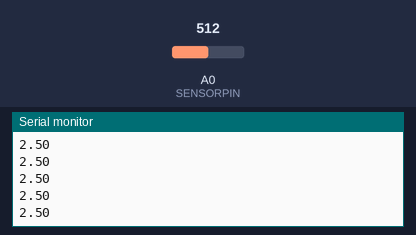
This sketch was run on a simulated Arduino Uno, built with avr-gcc and run on an emulated ATmega328P. Shown: the last lines printed to the serial monitor. The test bench sets the inputs (shaded band); at power-on: A0 (SENSORPIN) = 512.

Above: at 1.2 s.
1.3 s: A0 (SENSORPIN) set to 716
At 1.9 s:
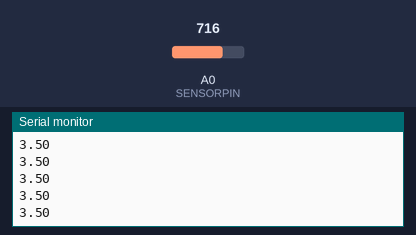
2.8 s: A0 (SENSORPIN) set to 900
At 3.5 s:
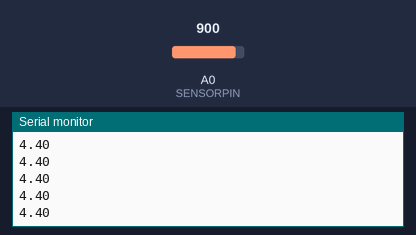
Timing chart, 0 to 5.8 s (numbered marks = the images above; inputs shaded):
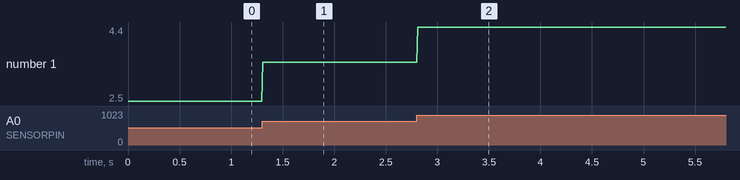

Measured:
- after the input at 1.3 s, the serial monitor: prints a new line at once (image 1)
- after the input at 2.8 s, the serial monitor: prints a new line at once (image 2)
- plotted number 1: 2.5 → 3.5 after the input at 1.3 s, 3.5 → 4.4 after the input at 2.8 s

The sketch:

Kuchibashi_bent_share.ino
```cpp
#define SENSORPIN  (0)

void setup() {
  Serial.begin(115200);             // シリアル通信の準備をする
  while (!Serial);                  // 準備が終わるのを待つ
  Serial.println("プログラム開始");    // シリアル通信でメッセージをPCに送信
}

void loop() {
  float bent = analogRead( SENSORPIN );
  bent = (bent * 5)/1023;
  Serial.println(bent);         // シリアル通信でカウンターの値をPCに送信
  delay(10);                     // 1000ミリ秒(1秒)待機
}
```
